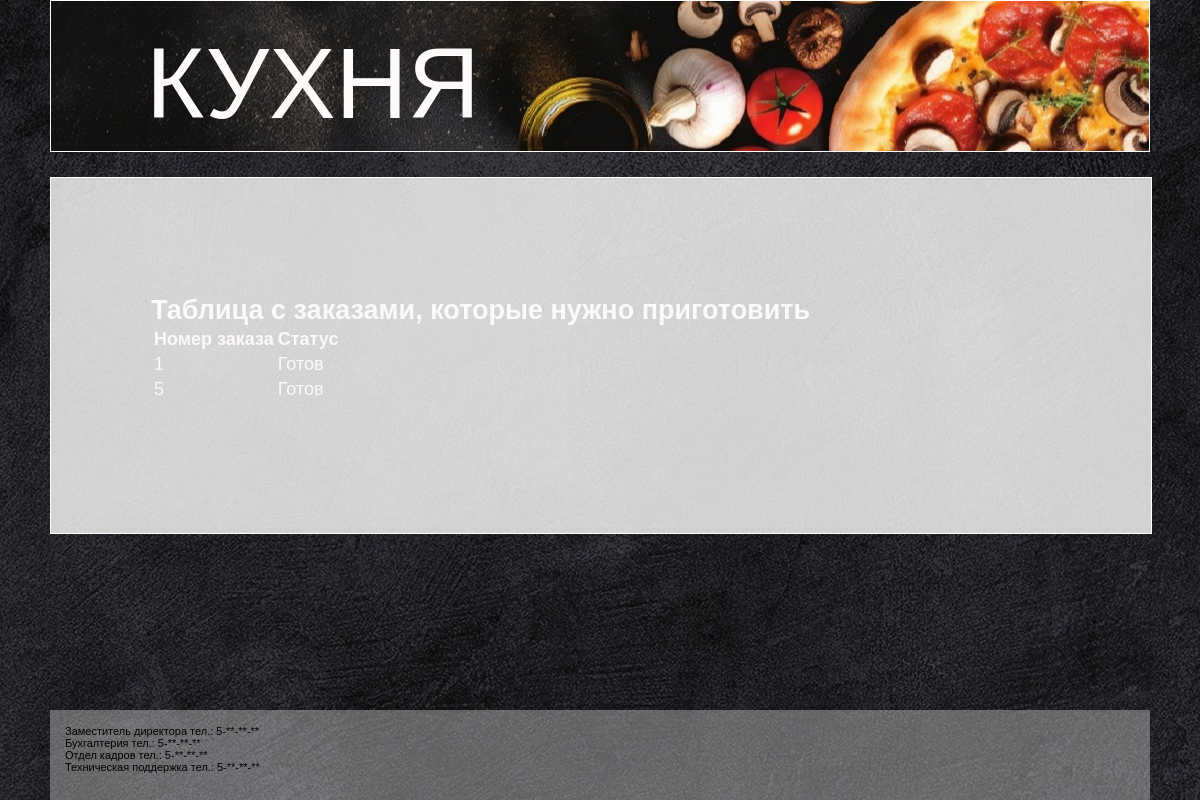
The app's page /cook/, older data.
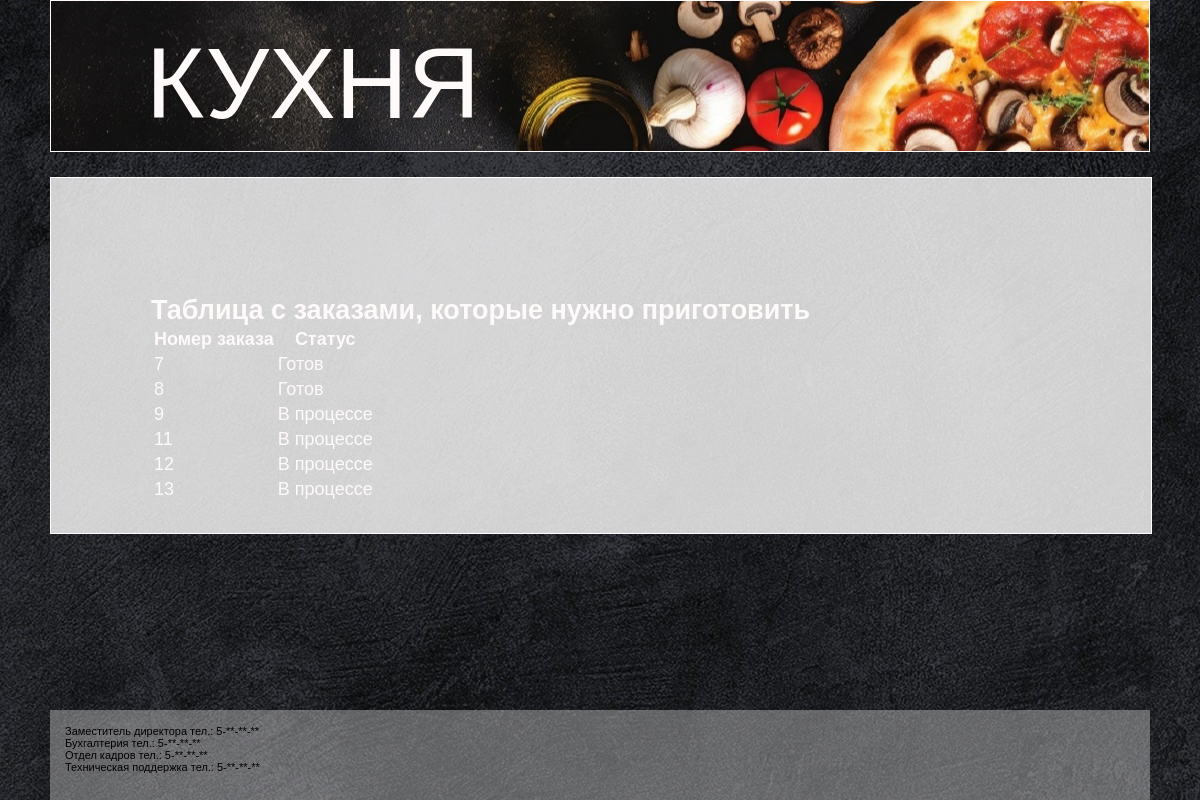
The same page, newer data.
### orders/models.py (models this page shows, shortened)
class Order(models.Model):
    name = models.CharField(max_length=50, null=True)
    order = models.CharField(max_length=50, null=True)
    ready_to_delivery = models.CharField(max_length=50, null=True)
    date_added = models.DateTimeField(auto_now_add=True)

### orders/views.py (the view)
# urls.py: path('cook/', views.cook, name='cook'),    #http://127.0.0.1:8000/cook/
def cook(request):
    orders_to_cook = Order.objects.all()  # Получаем все объекты модели Order из базы данных
    return render(request, 'orders/cook.html', {'orders_to_cook': orders_to_cook})

### orders/templates/orders/cook.html
{% extends 'base.html' %}
{% block content %}
<h2>Таблица с заказами, которые нужно приготовить</h2>
<table>
  <thead>
    <tr>
      <th>Номер заказа</th>
      <th>Статус</th>
    </tr>
  </thead>
  <tbody>
    {% for order in orders_to_cook %}
    <tr>
      <td>{{ order.id }}</td>
      <td>{% if order.ready_to_delivery == 'Нет' %} В процессе {% else %} Готов {% endif %}</td>
    </tr>
    {% endfor %}
  </tbody>
</table>
{% endblock %}

### templates/base.html (shortened to what this page needs)
<!DOCTYPE html>
{% load static %}
<html lang="en">
<head>
    <link type="text/css" href="{% static 'orders/css/style.css' %}" rel="stylesheet">
</head>
<body link="black" vlink="black">
<div class="wrapper">
    <div class="page">
        <div class="header">
            <div class="header_text">КУХНЯ</div>
        </div>
        <div class="content" >
            <div class="stages">
                {% block content %} {% endblock %}
            </div>
        </div>
    </div>
    <div class="footer">
        <p> Заместитель директора тел.: 5-**-**-**
        <p> Бухгалтерия тел.: 5-**-**-**
        <p> Отдел кадров тел.: 5-**-**-**
        <p> Техническая поддержка тел.: 5-**-**-**
    </div>
</div>
</body>
</html>

### orders/static/orders/css/style.css (style rules this page uses)
* { margin: 0; radding: 0; }
html, body { height: 100%; background: #fff url('../images/back.jpg') no-repeat 50% 0 fixed; }
.wrapper { height: 100%; max-width: 1100px; margin: 0 auto; }
.page { min-height: 100%; padding-bottom: 90px; box-sizing: border-box; }
.header { max-width: 1100px; height: 150px; background: #fff url('../images/header.jpg') no-repeat center; border: 1px solid snow; order-radius: 50 px; }
.header_text { padding-top: 25px; padding-left: 95px; width: 400px; font-family: Monotype Corsiva, Tahoma, Arial; color: snow; font-size: 100px; }
.content { margin-top: 25px; overflow: auto; overflow-x: hidden; width: 1050px; height: 355px; border: 1px solid white; padding-top: 150; padding-left: 50px; background: rgba(255, 255, 255, 0.8) }
.stages { padding-top: 117px; padding-left: 50px; color:snow; font-size: 18px; font-family: Verdana, Geneva, Arial, Helvetica, Sans-Serif; }
.footer { height: 90px; margin-top: -90px; box-sizing: border-box; background: rgba(204, 204, 204, 0.43); border-radius: 0 0 20px 20 px; padding: 15px; color: black; font-size: 11px; font-family: Verdana, Geneva, Arial, Helvetica, Sans-Serif; text-align: left; }

Row changes from the older to the newer data that the page shows:
removed Order: id "1", shows "Готов"
removed Order: id "5", shows "Готов"
added Order: id "7", ready_to_delivery "Готов"
added Order: id "8", ready_to_delivery "Готов"
added Order: id "9", ready_to_delivery "В процессе"
added Order: id "11", ready_to_delivery "В процессе"
added Order: id "12", ready_to_delivery "В процессе"
added Order: id "13", ready_to_delivery "В процессе"
